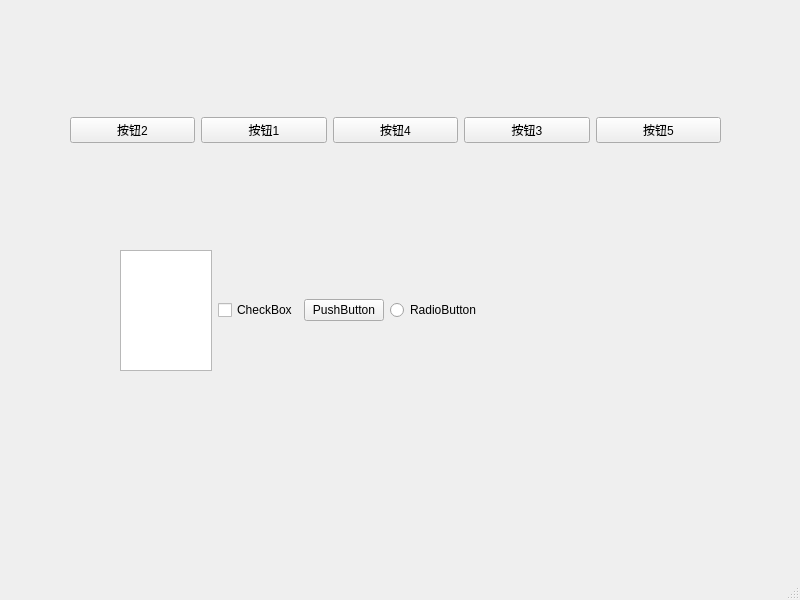
<?xml version="1.0" encoding="UTF-8"?>
<ui version="4.0">
 <class>MainWindow</class>
 <widget class="QMainWindow" name="MainWindow">
  <property name="geometry">
   <rect>
    <x>0</x>
    <y>0</y>
    <width>800</width>
    <height>600</height>
   </rect>
  </property>
  <property name="windowTitle">
   <string>MainWindow</string>
  </property>
  <widget class="QWidget" name="centralwidget">
   <widget class="QWidget" name="horizontalLayoutWidget">
    <property name="geometry">
     <rect>
      <x>120</x>
      <y>250</y>
      <width>361</width>
      <height>121</height>
     </rect>
    </property>
    <layout class="QHBoxLayout" name="horizontalLayout_2">
     <item>
      <widget class="QListWidget" name="listWidget"/>
     </item>
     <item>
      <widget class="QCheckBox" name="checkBox">
       <property name="text">
        <string>CheckBox</string>
       </property>
      </widget>
     </item>
     <item>
      <widget class="QPushButton" name="pushButton_6">
       <property name="text">
        <string>PushButton</string>
       </property>
      </widget>
     </item>
     <item>
      <widget class="QRadioButton" name="radioButton">
       <property name="text">
        <string>RadioButton</string>
       </property>
      </widget>
     </item>
    </layout>
   </widget>
   <widget class="QWidget" name="">
    <property name="geometry">
     <rect>
      <x>70</x>
      <y>90</y>
      <width>651</width>
      <height>81</height>
     </rect>
    </property>
    <layout class="QHBoxLayout" name="horizontalLayout">
     <item>
      <widget class="QPushButton" name="pushButton_2">
       <property name="text">
        <string>按钮2</string>
       </property>
      </widget>
     </item>
     <item>
      <widget class="QPushButton" name="pushButton">
       <property name="text">
        <string>按钮1</string>
       </property>
      </widget>
     </item>
     <item>
      <widget class="QPushButton" name="pushButton_4">
       <property name="text">
        <string>按钮4</string>
       </property>
      </widget>
     </item>
     <item>
      <widget class="QPushButton" name="pushButton_3">
       <property name="text">
        <string>按钮3</string>
       </property>
      </widget>
     </item>
     <item>
      <widget class="QPushButton" name="pushButton_5">
       <property name="text">
        <string>按钮5</string>
       </property>
      </widget>
     </item>
    </layout>
   </widget>
  </widget>
  <widget class="QMenuBar" name="menubar">
   <property name="geometry">
    <rect>
     <x>0</x>
     <y>0</y>
     <width>800</width>
     <height>23</height>
    </rect>
   </property>
  </widget>
  <widget class="QStatusBar" name="statusbar"/>
 </widget>
 <resources/>
 <connections/>
</ui>
